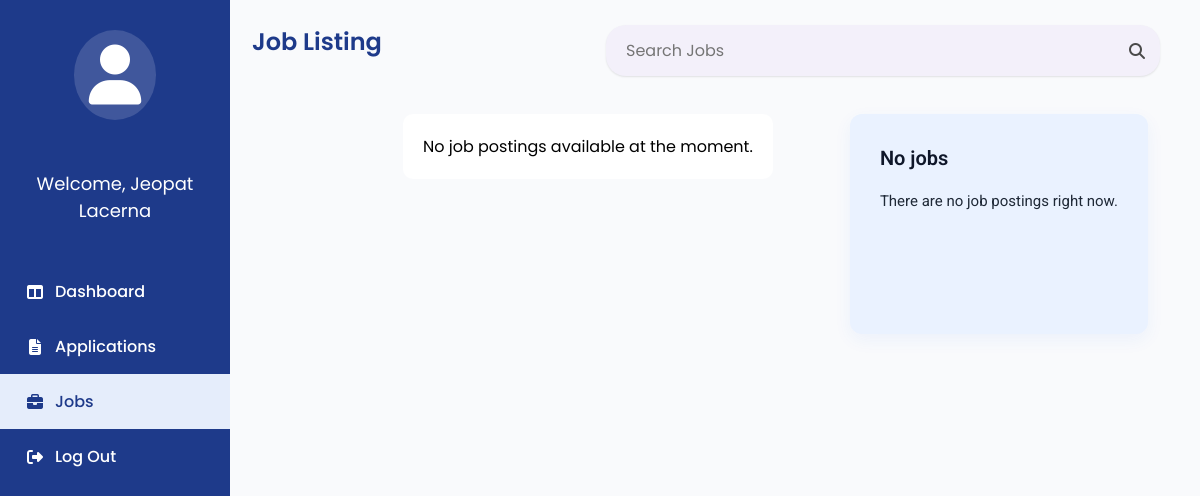
Page /Applicant_Jobs.php on the earlier database version.
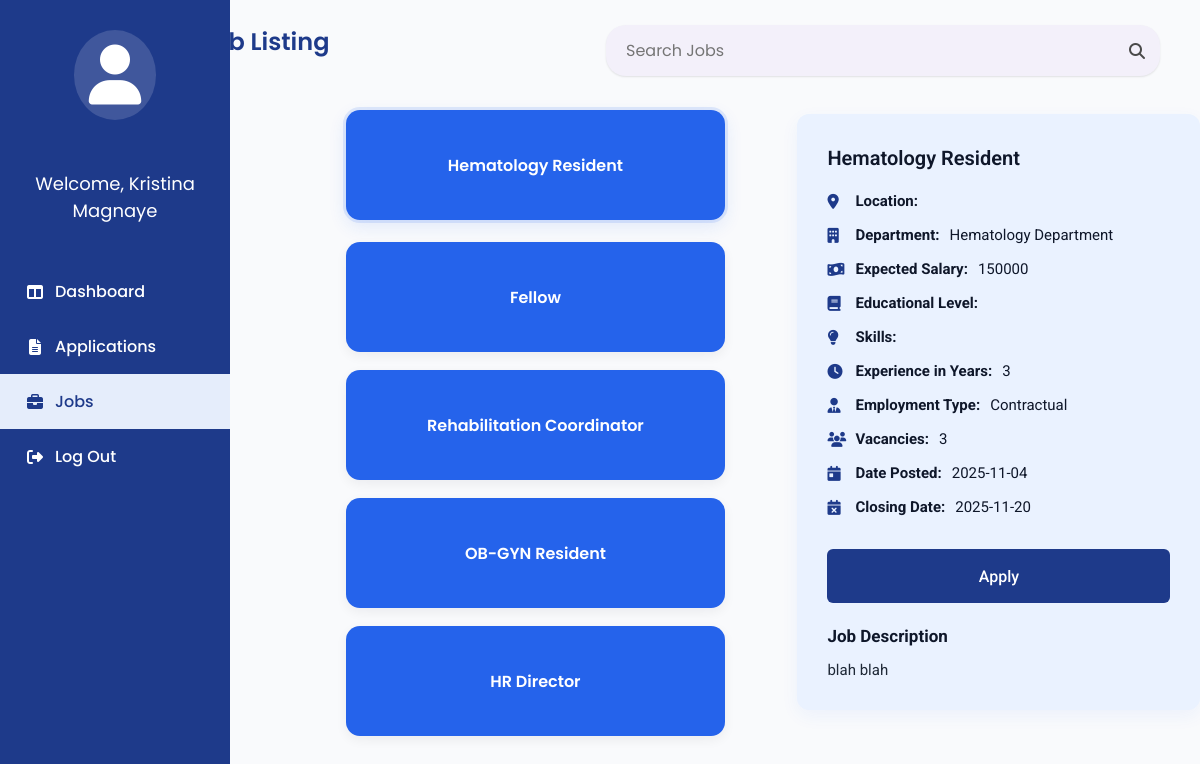
Same page on the later database version.
### tables this page shows
CREATE TABLE `user` (
  `user_id` varchar(100) NOT NULL,
  `applicant_employee_id` varchar(100) DEFAULT NULL,
  `email` varchar(100) NOT NULL,
  `password` varchar(255) NOT NULL,
  `role` varchar(50) NOT NULL,
  `fullname` varchar(150) NOT NULL,
  `status` varchar(20) NOT NULL,
  `created_at` datetime NOT NULL,
  `profile_pic` varchar(255) DEFAULT NULL,
  `reset_token` varchar(255) NOT NULL,
  `token_expiry` varchar(255) NOT NULL,
  `sub_role` varchar(50) DEFAULT NULL
);

CREATE TABLE `job_posting` (
  `jobID` int(11) NOT NULL,
  `job_title` varchar(150) NOT NULL,
  `job_description` text NOT NULL,
  `department` int(11) NOT NULL,
  `qualification` varchar(255) DEFAULT NULL,
  `educational_level` varchar(100) DEFAULT NULL,
  `skills` text DEFAULT NULL,
  `expected_salary` varchar(50) DEFAULT NULL,
  `experience_years` int(11) DEFAULT NULL,
  `employment_type` int(11) DEFAULT NULL,
  `location` varchar(100) DEFAULT NULL,
  `vacancies` int(11) DEFAULT NULL,
  `date_posted` date DEFAULT NULL,
  `closing_date` date DEFAULT NULL
);

### Applicant_Jobs.php (the view, shortened to what the changed rows need)
<?php
require 'admin/db.connect.php';
$applicantnameQuery = $conn->query("SELECT fullname FROM user WHERE role = 'Applicant'");
if ($applicantnameQuery && $row = $applicantnameQuery->fetch_assoc()) {
  $applicantname = $row['fullname'];
}
$search = trim($_GET['q'] ?? '');
$jobs = [];
$job_sql_base = "SELECT jp.jobID, jp.job_title, jp.job_description, COALESCE(d.deptName,'') AS department_name, jp.educational_level, jp.skills, jp.expected_salary, jp.experience_years, COALESCE(et.typeName,'') AS employment_type, jp.location, jp.vacancies, jp.date_posted, jp.closing_date FROM job_posting jp LEFT JOIN department d ON jp.department = d.deptID LEFT JOIN employment_type et ON jp.employment_type = et.emtypeID";
if ($search !== '') {
  $job_sql = $job_sql_base . " WHERE (jp.job_title LIKE ? OR jp.job_description LIKE ? OR d.deptName LIKE ? OR jp.skills LIKE ?) ORDER BY jp.date_posted DESC";
  $job_stmt = $conn->prepare($job_sql);
  if ($job_stmt) {
    $like = "%" . $search . "%";
    $job_stmt->bind_param('ssss', $like, $like, $like, $like);
    $job_stmt->execute();
    $jres = $job_stmt->get_result();
    while ($j = $jres->fetch_assoc()) {
      $jobs[] = $j;
    }
    $job_stmt->close();
  }
} else {
  $job_sql = $job_sql_base . " ORDER BY jp.date_posted DESC";
  $job_stmt = $conn->prepare($job_sql);
  if ($job_stmt) {
    $job_stmt->execute();
    $jres = $job_stmt->get_result();
    while ($j = $jres->fetch_assoc()) {
      $jobs[] = $j;
    }
  }
}
?>
<!DOCTYPE html>
<html lang="en">
<head>
  <link rel="stylesheet" href="https://cdnjs.cloudflare.com/ajax/libs/font-awesome/6.5.0/css/all.min.css">
  <link rel="stylesheet" href="applicant.css">
</head>
<body>
  <div class="sidebar">
    <div class="sidebar-name">
      <p><?php echo "Welcome, $applicantname"; ?></p>
    </div>
  </div>
  <div class="main-content">
    <h1>Job Listing</h1>
    <div class="job-container">
      <div class="job-list">
        <?php if (!empty($jobs)): ?>
          <?php foreach ($jobs as $index => $job): ?>
            <div class="job-card" data-index="<?php echo (int) $index; ?>">
              <?php echo htmlspecialchars($job['job_title']); ?>
            </div>
          <?php endforeach; ?>
        <?php else: ?>
          <div style="padding:20px;background:#fff;border-radius:10px;">No job postings available at the moment.</div>
        <?php endif; ?>
      </div>
      <div class="job-details" id="jobDetails">
        <?php if (!empty($jobs)):
          $first = $jobs[0]; ?>
          <h2 id="detail_title"><?php echo htmlspecialchars($first['job_title']); ?></h2>
          <div class="job-info" id="detail_info">
            <div><i class="fa-solid fa-location-dot"></i><strong>Location:</strong> </div>
            <div><i class="fa-solid fa-building"></i><strong>Department:</strong> <span
                id="detail_department"><?php echo htmlspecialchars($first['department_name']); ?></span></div>
            <div><i class="fa-solid fa-money-bill-wave"></i><strong>Expected Salary:</strong> <span
                id="detail_salary"><?php echo htmlspecialchars($first['expected_salary']); ?></span></div>
            <div><i class="fa-solid fa-book"></i><strong>Educational Level:</strong> </div>
            <div><i class="fa-solid fa-lightbulb"></i><strong>Skills:</strong> </div>
            <div><i class="fa-solid fa-clock"></i><strong>Experience in Years:</strong> <span
                id="detail_experience"><?php echo htmlspecialchars($first['experience_years']); ?></span></div>
            <div><i class="fa-solid fa-user-tie"></i><strong>Employment Type:</strong> <span
                id="detail_employment_type"><?php echo htmlspecialchars($first['employment_type']); ?></span></div>
            <div><i class="fa-solid fa-users"></i><strong>Vacancies:</strong> <span
                id="detail_vacancies"><?php echo htmlspecialchars($first['vacancies']); ?></span></div>
            <div><i class="fa-solid fa-calendar-day"></i><strong>Date Posted:</strong> <span
                id="detail_date_posted"><?php echo htmlspecialchars($first['date_posted']); ?></span></div>
            <div><i class="fa-solid fa-calendar-xmark"></i><strong>Closing Date:</strong> <span
                id="detail_closing_date"><?php echo htmlspecialchars($first['closing_date']); ?></span></div>
          </div>
          <button type="button" class="apply-btn" id="openApplyBtn" onclick="openApplyModal()">Apply</button>
          <div class="job-description">
            <h3>Job Description</h3>
            <p id="detail_description"><?php echo nl2br(htmlspecialchars($first['job_description'])); ?></p>
          </div>
        <?php else: ?>
          <h2>No jobs</h2>
          <div class="job-description">
            <p>There are no job postings right now.</p>
          </div>
        <?php endif; ?>
      </div>
    </div>
  </div>
</body>
</html>

Differences in the rows shown:
no longer on this page (row unchanged): user: fullname "Jeopat Lacerna"
added user: fullname "Kristina Magnaye"
added job_posting: job_title "Hematology Resident", expected_salary "150000", experience_years "3", vacancies "3", date_posted "2025-11-04", closing_date "2025-11-20", job_description "blah blah"
added job_posting: job_title "Fellow"
added job_posting: job_title "Rehabilitation Coordinator"
added job_posting: job_title "OB-GYN Resident"
added job_posting: job_title "HR Director"
Other differences:
$first['department_name']: (not shown) → "Hematology Department"
$first['employment_type']: (not shown) → "Contractual"
text no longer shown: "No job postings available at the moment. No jobs There are no job postings right now."
text now shown: "Location: Department: Expected Salary: Educational Level: Skills: Experience in Years: Employment Type: Vacancies: Date Posted: Closing Date: Apply Job Description"
